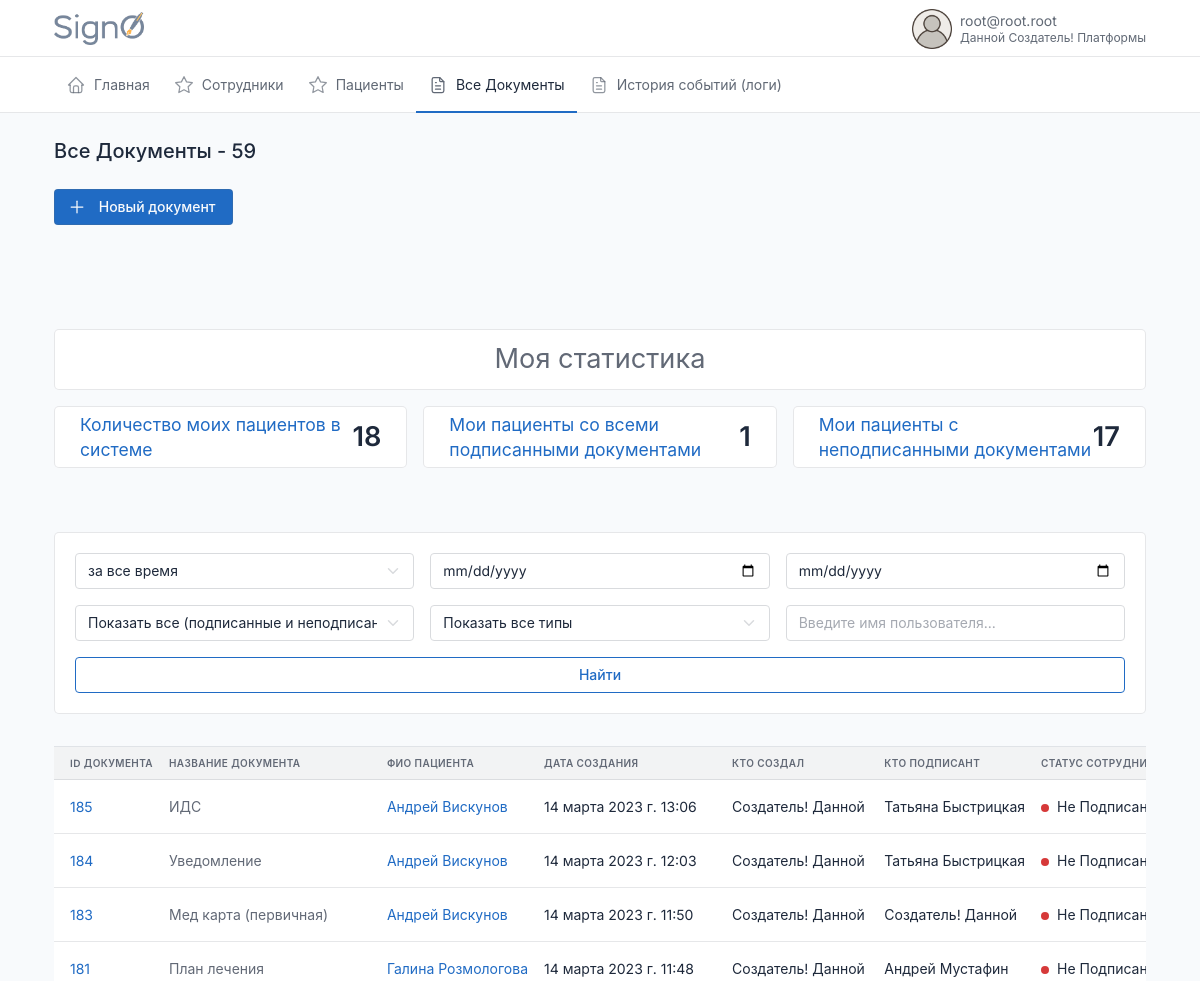
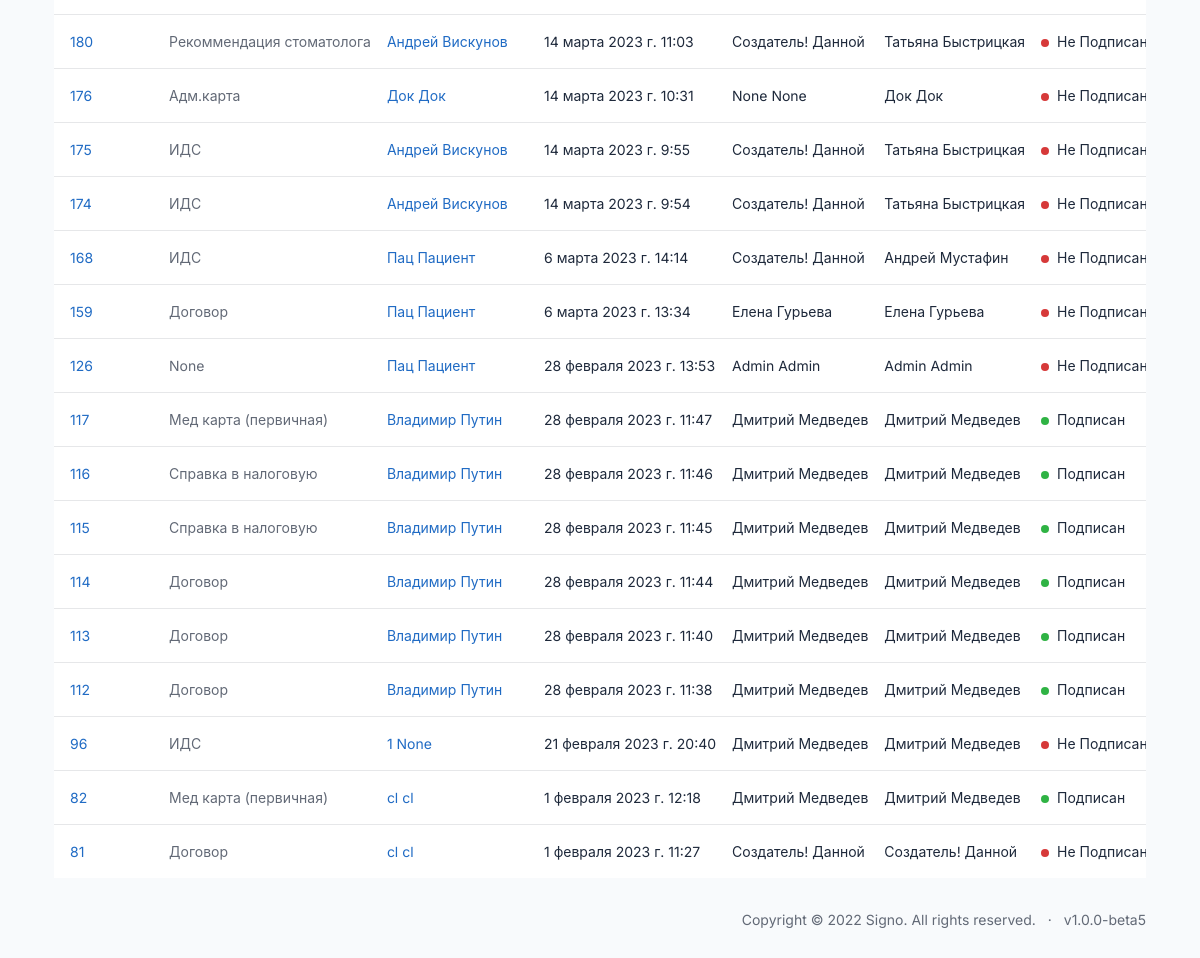
The page /documents/alldocuments/?page=2 (signed in) on the database as committed earlier (2 pictures, top to bottom).
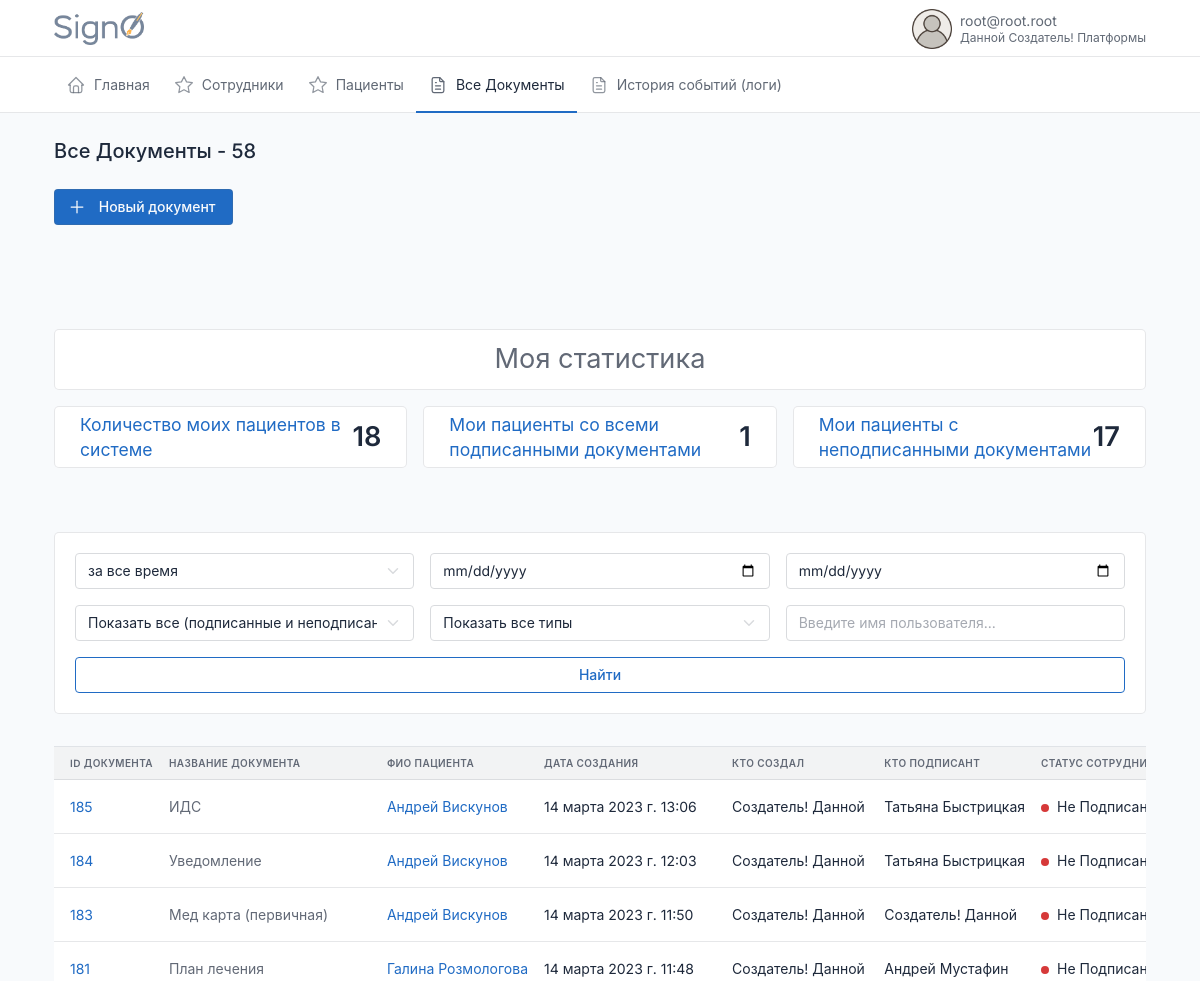
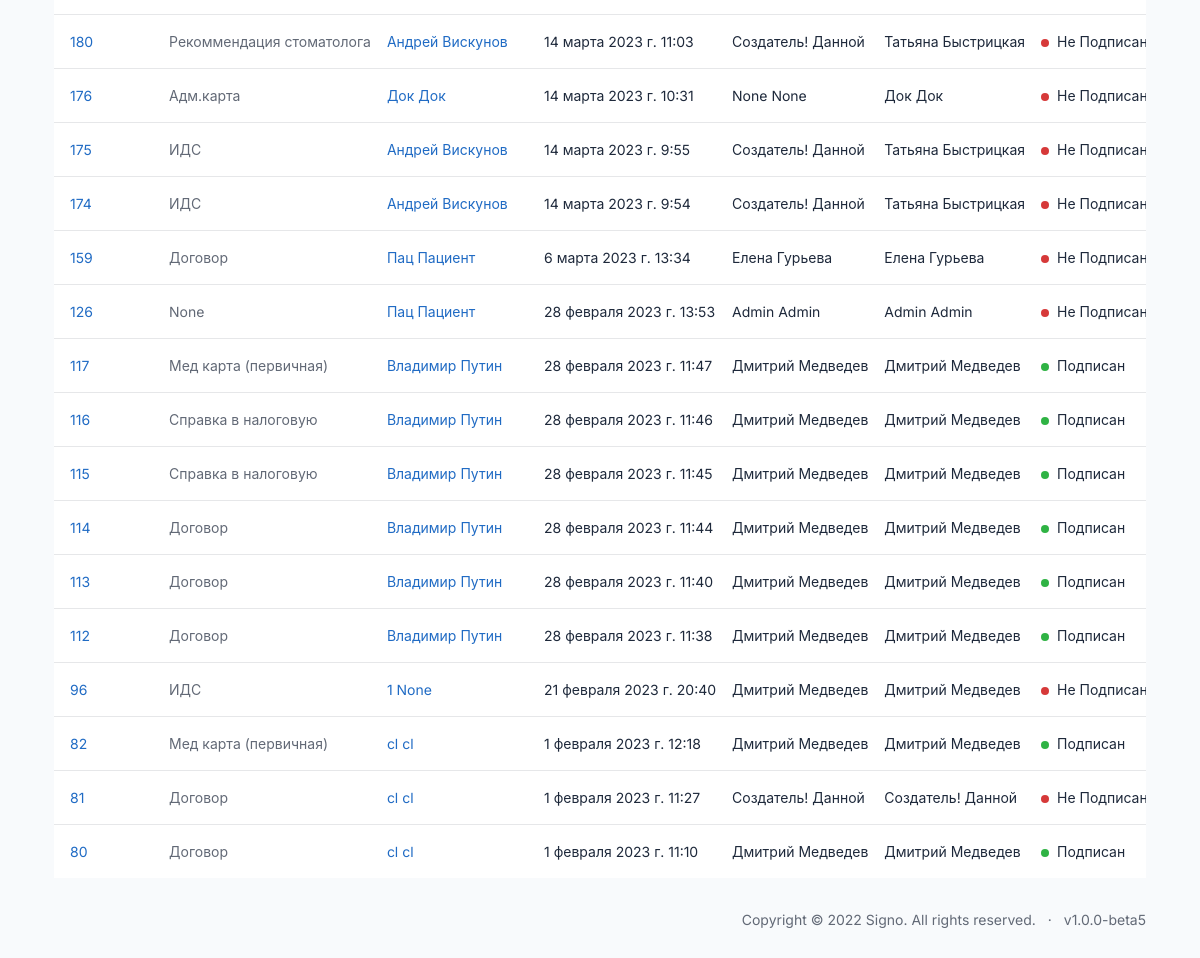
The same page on the database as committed later (2 pictures, top to bottom).
### documents/models.py (models this page shows, shortened)
class Document(DateTimeMixin, HiddenDeletedMixin, models.Model):
    user = models.ForeignKey(CustomUser, on_delete=models.CASCADE, null=True, blank=True, related_name='documenter')
    sender = models.ForeignKey(CustomUser, on_delete=models.CASCADE, null=True, related_name='sender', verbose_name='Отправитель')
    recipient = models.ForeignKey(CustomUser, on_delete=models.CASCADE, null=True, related_name='recipient', verbose_name='Получатель')
    founder = models.ForeignKey(CustomUser, on_delete=models.CASCADE, null=True, related_name='founder', verbose_name='Создатель документа')
    document = models.FileField(upload_to='documents/%Y/%m/%d/', blank=True, null=True)
    send_date = models.DateTimeField(auto_now_add=True, verbose_name='Дата отправки', null=True)
    sender_status = models.BooleanField(default=False, blank=True, null=True)
    recipient_status = models.BooleanField(default=False, blank=True, null=True)
    files = models.ForeignKey('DocumentsFiles', on_delete=models.CASCADE, blank=True, null=True)
    type = models.ForeignKey('DocumentType', on_delete=models.CASCADE, blank=True, null=True, related_name='document')
    sig = models.FileField(upload_to='documents/%Y/%m/%d/', blank=True, null=True)
    class Meta:
        verbose_name = 'Документ'
        verbose_name_plural = 'Документы'

class DocumentType(models.Model):
    title = models.CharField(max_length=240, blank=True, null=True)
    DOGOVOR = 'DOGOVOR'
    IDS = 'IDS'
    MEDCARD = 'MEDCARD'
    ADMCARD = 'ADMCARD'
    RENT = 'RENT'
    PLAN = 'PLAN'
    DNEVNIK = 'DNEVNIK'
    OTKAZ = 'OTKAZ'
    UVEDOMLENIE = 'UVEDOMLENIE'
    RECEPT = 'RECEPT'
    RECOMEND = 'RECOMEND'
    TYPE_DOC = [
        (DOGOVOR, 'Договор'),
        (IDS, 'ИДС'),
        (MEDCARD, 'Мед карта'),
        (ADMCARD, 'Адм.карта'),
        (RENT, 'Справка в налоговую'),
        (PLAN, 'План лечения'),
        (DNEVNIK, 'Дневник'),
        (OTKAZ, 'Отказ от мед.вмешательства'),
        (UVEDOMLENIE, 'Уведомление'),
        (RECEPT, 'Рецепт'),
        (RECOMEND, 'Рекомендация стоматолога'),
    ]
    type_document = models.CharField(choices=TYPE_DOC, max_length=240, blank=True, null=True)
    class Meta:
        verbose_name='Тип Документа'
        verbose_name_plural='Типы Документов'
    def __str__(self):
        return self.title

### users/models.py (models this page shows, shortened)
class CustomUser(AbstractBaseUser, PermissionsMixin):
    email = models.EmailField(max_length=254, unique=True, verbose_name='Электронная почта')
    first_name = models.CharField(u"Имя", max_length=100, blank=True, null=True)
    last_name = models.CharField(u"Фамилия", max_length=100, blank=True, null=True)
    patronymic = models.CharField(u"Отчество", max_length=100, blank=True, null=True)
    pasport_series = models.CharField(max_length=12, blank=True, verbose_name='Серия паспорта')
    pasport_number = models.CharField(max_length=12, blank=True, verbose_name='Номер паспорта')
    addres = models.CharField(max_length=240, blank=True, verbose_name='Адрес пользователя')
    user_profile_id = models.IntegerField(blank=True, verbose_name='ID пользователя', null=True)
    phone = models.CharField(max_length=24, verbose_name='Телефон')
    uniq_id = models.CharField(unique=True, max_length=12, blank=True, null=True, verbose_name='Уникальный ID')
    photo = models.ImageField(
        upload_to='users/%Y/%m/%d/',
        blank=True,
        default='../static/images/default_avatar.png',
        verbose_name='Аватар')
    is_active = models.BooleanField(default=True, verbose_name='Активирован')
    is_admin = models.BooleanField(default=False, verbose_name='Администратор')
    is_staff = models.BooleanField(_('staff status'), default=False)
    is_superuser = models.BooleanField(_('super user'), default=False)
    date_joined = models.DateTimeField(u'date joined', blank=True, null=True, default=timezone.now)
    last_login = models.DateTimeField(u'last login', blank=True, null=True)
    groups = models.ManyToManyField(Group, blank=True, null=True, verbose_name='Группы', related_name='groups')
    user_permissions = models.ManyToManyField(Permission, blank=True, null=True, verbose_name='Разрешения', related_name='user_permissions')
    date_of_birthday = models.DateField(blank=True, null=True, verbose_name='Дата Рождения')
    ADMINISTRATOR = 'AD'
    DOCTOR = 'DO'
    CLIENT = 'CL'
    DIRECTOR = 'DI'
    TYPE_ROLE = [
        (ADMINISTRATOR, 'Администратор'),
        (DOCTOR, 'Врач'),
        (CLIENT, 'Клиент'),
        (DIRECTOR, 'Руководитель')
    ]
    type = models.CharField(max_length=6, choices=TYPE_ROLE, default=CLIENT, verbose_name='Тип пользователя')
    ban = models.BooleanField(default=False, verbose_name='Уволен')
    ban_date = models.DateTimeField(verbose_name='дата увольнения', blank=True, null=True)
    ecp = models.BooleanField(default=False, verbose_name='Наличие ЭЦП')
    USERNAME_FIELD = 'email'
    REQUIRED_FIELDS = []
    objects = CustomUserManager()
    def __str__(self):
        return f'{self.last_name} {self.first_name} {self.patronymic}'
    class Meta:
        verbose_name='Пользователь'
        verbose_name_plural='Пользователи'

### documents/views.py (the view)
# urls.py: path('alldocuments/', show_documents, name='documents'),
@login_required
def show_documents(request):
    all_documents = Document.objects.filter(deleted=False, hidden=False)
    if request.user.type == 'CL':
        return redirect('index')
    else:
        all_documents = filter_all_documents(request, all_documents)
        form = SendDocumentForm(request.POST or None, request.FILES)
        if request.method == 'POST':
            if form.is_valid():
                new_doc = form.save(commit=False)
                new_doc.save()
                return redirect('documents')
        else:
            form = SendDocumentForm()
        all_documents = paginate_list(request, all_documents, 20)
        all_my_clients = Document.objects.filter(
            Q(sender=request.user) |
            Q(founder=request.user)
            )
        all_my_clients_signed = all_my_clients.filter(recipient_status=True)
        all_my_clients_not_signed = all_my_clients.filter(recipient_status=False)
        types = DocumentType.objects.all().exclude(type_document='OTKAZ')
        context = {
            'title': f'Все Документы - {Document.objects.all().filter(deleted=False, hidden=False).count()}',
            'form': form,
            'doc_title': 'Отправить на подпись',
            'all_users': CustomUser.objects.all().count(),
            'all_doctors': CustomUser.objects.filter(type='DO').count(),
            'all_clients': CustomUser.objects.filter(type='CL').count(),
            'all_my_clients': all_my_clients.count(),
            'all_my_clients_signed': all_my_clients_signed.count(),
            'all_my_clients_not_signed': all_my_clients_not_signed.count(),
            'all_documents': all_documents,
            'types': types,
            }
        return render(request, 'documents/documents.html', context=context)

### forms.py
class SendDocumentForm(forms.ModelForm):
    class Meta:
        model = Document
        fields = ['document', 'recipient', 'type', 'sender', 'founder']
        exclude = ['sender_status', 'recipient_status']

### documents/services.py (called while the page is built, shortened)
def filter_all_documents(request, all_documents):
    search_name = request.GET.get('search')
    period = request.GET.get('period')
    try:
        doc_type = request.GET.get('doc_type').upper()
    except:
        doc_type = ''
    try:
        signed = request.GET.get('signed').split('-')
    except:
        signed = ['']
    all_documents = filter_by_name(all_documents, search_name)
    if period:
        start_date, end_date = get_dates(period, all_documents)
        all_documents = all_documents.filter(send_date__range=[start_date, end_date])
    if doc_type:
        all_documents = all_documents.filter(type__type_document=doc_type)
    sort_filter = request.GET.get('sort')
    if sort_filter:
        all_documents = all_documents.order_by(sort_filter)
    return all_documents

def filter_by_name(all_documents, search_name):
    return all_documents.order_by('-send_date')

### documents/templates/documents/documents.html (shortened to what this page needs)
{% extends 'index.html' %}
{%load static%}
{%block content%}
{%block Page_title_actions%}
<div class="col-auto ms-auto d-print-none" style="padding: 0px 0px 40px 0px;">
  <div class="btn-list">
    <a href="#" class="btn btn-primary d-none d-sm-inline-block" data-bs-toggle="modal" data-bs-target="#modal-report">
      Новый документ
    </a>
  </div>
</div>
{%endblock%}
{% include 'common/_my_stats.html' %}
{% include 'common/_info_box_docs.html' %}
<div class="card-body border-bottom py-3">
</div>
{% include 'common/_documents_table.html' %}
</div>
{%endblock%}

### templates/header.html (shortened to what this page needs)
<!doctype html>{%load static%}
<html lang="en">
<head>
  <link href="{% static 'dist/css/tabler.min.css' %}" rel="stylesheet" />
  <link href="{% static 'dist/css/tabler-flags.min.css' %}" rel="stylesheet" />
  <link href="{% static 'dist/css/tabler-payments.min.css'%}" rel="stylesheet" />
  <link href="{% static 'dist/css/tabler-vendors.min.css' %}" rel="stylesheet" />
  <link href="{% static 'dist/css/demo.min.css'%}" rel="stylesheet" />
  <link href="{% static 'css/style.css'%}" rel="stylesheet" />
  <link rel='stylesheet' href='https://cdn-uicons.flaticon.com/uicons-regular-rounded/css/uicons-regular-rounded.css'>
</head>
<body>
  <div class="wrapper">
    <header class="navbar navbar-expand-md navbar-light d-print-none">
      <div class="container-xl">
        <h1 class="navbar-brand navbar-brand-autodark d-none-navbar-horizontal pe-0 pe-md-3"
          style="display:flex; justify-content:space-between">
          <a href="{%url 'index'%}">
            <img width=90px height=33px src="/static/images/signo_logo.png">
          </a>
        </h1>
        <div class="navbar-nav flex-row order-md-last">
          <div class="nav-item dropdown">
            <a href="#" class="nav-link d-flex lh-1 text-reset p-0" data-bs-toggle="dropdown"
              aria-label="Open user menu">
              <img width=40px height=40px src="{{request.user.photo.url}}">
              <div class="d-none d-xl-block ps-2">
                <div>{{request.user.email}}</div>
                <div class="mt-1 small text-muted">
                  {{request.user.last_name}} {{request.user.first_name}} {{request.user.patronymic}}
                </div>
              </div>
            </a>
          </div>
        </div>
      </div>
    </header>
    <div class="navbar-expand-md">
      <div class="collapse navbar-collapse" id="navbar-menu">
        <div class="navbar navbar-light">
          <div class="container-xl">
            <ul class="navbar-nav">
              {%if request.user.type == 'DI'%}
              {% include 'menu/director.html' %}
              {%endif%}
            </ul>
          </div>
        </div>
      </div>
    </div>
    <div class="page-wrapper">
      <div class="container-xl">
        <div class="page-header d-print-none">
          <div class="row align-items-center">
            <div class="col">
              <h2 class="page-title">
                {%block title%}{{title}}{%endblock%}
              </h2>
            </div>
          </div>
        </div>
      </div>
      <div class="page-body">
        <div class="container-xl">

### templates/common/_documents_table.html (shortened to what this page needs)
{% load static %}
{% load extra_tags %}
<div class="table-responsive" >
  <table class="table card-table table-vcenter text-nowrap datatable bg-white" style="">
    <thead>
      <tr>
        <th id="th-id" class='sortable-table-header' onclick="filterByField('id')">ID документа</th>
        <th id="th-type" class='sortable-table-header' onclick="filterByField('type')">название документа</th>
        {% if request.user.type != 'CL' %}
        <th id="th-recipient" class='sortable-table-header' onclick="filterByField('recipient')">фио пациента</th>
        {% endif %}
        <th id="th-send_date" class='sortable-table-header' onclick="filterByField('send_date')">дата создания</th>
        {% if request.user.type != 'CL' %}
        <th id="th-founder" class='sortable-table-header' onclick="filterByField('founder')">кто создал</th>
        {% endif %}
        {% if request.user.type != 'CL' %}
        <th id="th-sender" class='sortable-table-header' onclick="filterByField('sender')">кто подписант</th>
        {% else %}
        <th id="th-sender" class='sortable-table-header' onclick="filterByField('sender')">ФИО сотрудника</th>
        {% endif %}
        {% if request.user.type != 'CL'%}
        <th id="th-recipient_status" class='sortable-table-header' onclick="filterByField('recipient_status')">статус
          сотрудника</th>
        {% endif %}
      </tr>
    </thead>
    <tbody class="lazy-loading-docs">
      {%for document in all_documents%}
      <tr id="document-row-{{document.id}}" class="lazy-row-docs">
        <td><span class="text-muted"><a href="{{document.document.url}}#" target=”_blank”>{{document.id}}</a></span>
        </td>
        <td><span class="text-muted">{{document.type}}</span></td>
        {% if request.user.type != 'CL' %}
        {% if request.user.type == 'DO' %}
        <td>{{document.recipient.first_name}} {{document.recipient.last_name}}</td>
        {% else %}
        <td><a href="{%url 'user' document.recipient.pk %}">{{document.recipient.first_name}}
            {{document.recipient.last_name}}</a></td>
        {% endif %}
        {% endif %}
        <td>{{document.send_date}}</td>
        {% if request.user.type != 'CL' %}
        <td><a href="{%url 'user' document.founder.pk%}" class="text-reset"
            tabindex="-1">{{document.founder.first_name}} {{document.founder.last_name}}</a></td>
        {% endif %}
        {%if request.user.type == 'CL'%}
        <td class="text-reset" tabindex="-1"><a href="{%url 'user' document.sender.pk%}" class="text-reset"
            tabindex="-1"></a>{{document.sender.first_name}} {{document.sender.last_name}}</td>
        {%else%}
        <td><a href="{%url 'user' document.sender.pk%}" class="text-reset" tabindex="-1">{{document.sender.first_name}}
            {{document.sender.last_name}}</a></td>
        {%endif%}
        {% if request.user.type != 'CL' %}
        <td>
          {%if document.sender_status%}
          <span class="badge bg-success me-1"></span>
          Подписан
          {%else%}
          <span class="badge bg-danger me-1"></span>
          Не Подписан
          {%endif%}
        </td>
        {% endif %}
      </tr>
      {%endfor%}
    </tbody>
  </table>
</div>

Rows that differ between the two databases and show on the page:
no longer on this page (row edited): Document: id "168", type "ИДС", recipient.first_name "Пац", recipient.last_name "Пациент", send_date "6 марта 2023 г. 14:14", founder.first_name "Создатель!", founder.last_name "Данной", sender.first_name "Андрей", sender.last_name "Мустафин", sender_status False (drawn)
now on this page (row unchanged): Document: id "80", type "Договор", recipient.first_name "cl", recipient.last_name "cl", send_date "1 февраля 2023 г. 11:10", founder.first_name "Дмитрий", founder.last_name "Медведев", sender.first_name "Дмитрий", sender.last_name "Медведев", sender_status True (drawn)
Other text that changed with them:
{{ title }}: "Все Документы - 59" → "Все Документы - 58"
